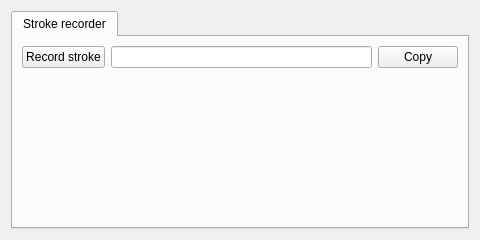
<?xml version="1.0" encoding="UTF-8"?>
<ui version="4.0">
 <class>KWinGesturesKCM</class>
 <widget class="QWidget" name="KWinGesturesKCM">
  <property name="geometry">
   <rect>
    <x>0</x>
    <y>0</y>
    <width>480</width>
    <height>240</height>
   </rect>
  </property>
  <layout class="QVBoxLayout">
   <item>
    <widget class="QTabWidget">
     <property name="currentIndex">
      <number>0</number>
     </property>
     <property name="minimumHeight">
      <number>320</number>
     </property>
     <widget class="QWidget">
      <attribute name="title">
       <string>Stroke recorder</string>
      </attribute>
      <layout class="QVBoxLayout">
       <item>
        <layout class="QHBoxLayout">
         <item>
          <widget class="QPushButton" name="recordStroke">
           <property name="icon">
            <iconset theme="media-record"/>
           </property>
           <property name="text">
            <string>Record stroke</string>
           </property>
          </widget>
         </item>
         <item>
          <widget class="QLineEdit" name="strokePoints">
           <property name="readOnly">
            <bool>true</bool>
           </property>
          </widget>
         </item>
         <item>
          <widget class="QPushButton" name="copy">
           <property name="icon">
            <iconset theme="edit-copy"/>
           </property>
           <property name="text">
            <string>Copy</string>
           </property>
          </widget>
         </item>
        </layout>
       </item>
       <item>
        <widget class="QWidget">
         <property name="sizePolicy">
          <sizepolicy hsizetype="Fixed" vsizetype="Expanding">
           <horstretch>0</horstretch>
           <verstretch>1</verstretch>
          </sizepolicy>
         </property>
        </widget>
       </item>
      </layout>
     </widget>
    </widget>
   </item>
  </layout>
 </widget>
 <resources/>
 <connections/>
</ui>
